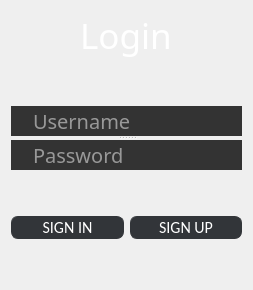
        <widget class="QWidget" name="loginPage">
         <property name="maximumSize">
          <size>
           <width>977</width>
           <height>16777215</height>
          </size>
         </property>
         <layout class="QVBoxLayout" name="verticalLayout_24">
          <item>
           <layout class="QVBoxLayout" name="verticalLayout">
            <item alignment="Qt::AlignHCenter">
             <widget class="QLabel" name="label">
              <property name="font">
               <font>
                <family>Droid Sans</family>
                <pointsize>-1</pointsize>
               </font>
              </property>
              <property name="styleSheet">
               <string notr="true">text-align: center;
color: rgb(255, 255, 255);
margin: 0 auto;
font-size: 35px;
font-family: 'Droid Sans';</string>
              </property>
              <property name="text">
               <string>Login</string>
              </property>
             </widget>
            </item>
            <item>
             <spacer name="verticalSpacer_27">
              <property name="orientation">
               <enum>Qt::Vertical</enum>
              </property>
              <property name="sizeHint" stdset="0">
               <size>
                <width>20</width>
                <height>40</height>
               </size>
              </property>
             </spacer>
            </item>
            <item>
             <widget class="QSplitter" name="splitter">
              <property name="orientation">
               <enum>Qt::Vertical</enum>
              </property>
              <widget class="QLineEdit" name="usernameBox">
               <property name="palette">
                <palette>
                 <active>
                  <colorrole role="WindowText">
                   <brush brushstyle="SolidPattern">
                    <color alpha="255">
                     <red>254</red>
                     <green>254</green>
                     <blue>254</blue>
                    </color>
                   </brush>
                  </colorrole>
                  <colorrole role="Button">
                   <brush brushstyle="SolidPattern">
                    <color alpha="255">
                     <red>51</red>
                     <green>51</green>
                     <blue>51</blue>
                    </color>
                   </brush>
                  </colorrole>
                  <colorrole role="Text">
                   <brush brushstyle="SolidPattern">
                    <color alpha="255">
                     <red>254</red>
                     <green>254</green>
                     <blue>254</blue>
                    </color>
                   </brush>
                  </colorrole>
                  <colorrole role="ButtonText">
                   <brush brushstyle="SolidPattern">
                    <color alpha="255">
                     <red>254</red>
                     <green>254</green>
                     <blue>254</blue>
                    </color>
                   </brush>
                  </colorrole>
                  <colorrole role="Base">
                   <brush brushstyle="SolidPattern">
                    <color alpha="255">
                     <red>51</red>
                     <green>51</green>
                     <blue>51</blue>
                    </color>
                   </brush>
                  </colorrole>
                  <colorrole role="Window">
                   <brush brushstyle="SolidPattern">
                    <color alpha="255">
                     <red>51</red>
                     <green>51</green>
                     <blue>51</blue>
                    </color>
                   </brush>
                  </colorrole>
                  <colorrole role="PlaceholderText">
                   <brush brushstyle="NoBrush">
                    <color alpha="128">
                     <red>254</red>
                     <green>254</green>
                     <blue>254</blue>
                    </color>
                   </brush>
                  </colorrole>
                 </active>
                 <inactive>
                  <colorrole role="WindowText">
                   <brush brushstyle="SolidPattern">
                    <color alpha="255">
                     <red>254</red>
                     <green>254</green>
                     <blue>254</blue>
                    </color>
                   </brush>
                  </colorrole>
                  <colorrole role="Button">
                   <brush brushstyle="SolidPattern">
                    <color alpha="255">
                     <red>51</red>
                     <green>51</green>
                     <blue>51</blue>
                    </color>
                   </brush>
                  </colorrole>
                  <colorrole role="Text">
                   <brush brushstyle="SolidPattern">
                    <color alpha="255">
                     <red>254</red>
                     <green>254</green>
                     <blue>254</blue>
                    </color>
                   </brush>
                  </colorrole>
                  <colorrole role="ButtonText">
                   <brush brushstyle="SolidPattern">
                    <color alpha="255">
                     <red>254</red>
                     <green>254</green>
                     <blue>254</blue>
                    </color>
                   </brush>
                  </colorrole>
                  <colorrole role="Base">
                   <brush brushstyle="SolidPattern">
                    <color alpha="255">
                     <red>51</red>
                     <green>51</green>
                     <blue>51</blue>
                    </color>
                   </brush>
                  </colorrole>
                  <colorrole role="Window">
                   <brush brushstyle="SolidPattern">
                    <color alpha="255">
                     <red>51</red>
                     <green>51</green>
                     <blue>51</blue>
                    </color>
                   </brush>
                  </colorrole>
                  <colorrole role="PlaceholderText">
                   <brush brushstyle="NoBrush">
                    <color alpha="128">
                     <red>254</red>
                     <green>254</green>
                     <blue>254</blue>
                    </color>
                   </brush>
                  </colorrole>
                 </inactive>
                 <disabled>
                  <colorrole role="WindowText">
                   <brush brushstyle="SolidPattern">
                    <color alpha="255">
                     <red>254</red>
                     <green>254</green>
                     <blue>254</blue>
                    </color>
                   </brush>
                  </colorrole>
                  <colorrole role="Button">
                   <brush brushstyle="SolidPattern">
                    <color alpha="255">
                     <red>51</red>
                     <green>51</green>
                     <blue>51</blue>
                    </color>
                   </brush>
                  </colorrole>
                  <colorrole role="Text">
                   <brush brushstyle="SolidPattern">
                    <color alpha="255">
                     <red>254</red>
                     <green>254</green>
                     <blue>254</blue>
                    </color>
                   </brush>
                  </colorrole>
                  <colorrole role="ButtonText">
                   <brush brushstyle="SolidPattern">
                    <color alpha="255">
                     <red>254</red>
                     <green>254</green>
                     <blue>254</blue>
                    </color>
                   </brush>
                  </colorrole>
                  <colorrole role="Base">
                   <brush brushstyle="SolidPattern">
                    <color alpha="255">
                     <red>51</red>
                     <green>51</green>
                     <blue>51</blue>
                    </color>
                   </brush>
                  </colorrole>
                  <colorrole role="Window">
                   <brush brushstyle="SolidPattern">
                    <color alpha="255">
                     <red>51</red>
                     <green>51</green>
                     <blue>51</blue>
                    </color>
                   </brush>
                  </colorrole>
                  <colorrole role="PlaceholderText">
                   <brush brushstyle="NoBrush">
                    <color alpha="128">
                     <red>254</red>
                     <green>254</green>
                     <blue>254</blue>
                    </color>
                   </brush>
                  </colorrole>
                 </disabled>
                </palette>
               </property>
               <property name="font">
                <font>
                 <family>Quicksand SemiBold</family>
                 <pointsize>15</pointsize>
                 <kerning>true</kerning>
                </font>
               </property>
               <property name="layoutDirection">
                <enum>Qt::LeftToRight</enum>
               </property>
               <property name="styleSheet">
                <string notr="true">padding-left: 20px;
padding-right: 20px;
border-radius: 20px;
background: #333;
color: #fefefe;</string>
               </property>
               <property name="text">
                <string/>
               </property>
               <property name="frame">
                <bool>false</bool>
               </property>
               <property name="cursorPosition">
                <number>0</number>
               </property>
               <property name="placeholderText">
                <string>Username</string>
               </property>
              </widget>
              <widget class="QLineEdit" name="passwordBox">
               <property name="palette">
                <palette>
                 <active>
                  <colorrole role="WindowText">
                   <brush brushstyle="SolidPattern">
                    <color alpha="255">
                     <red>254</red>
                     <green>254</green>
                     <blue>254</blue>
                    </color>
                   </brush>
                  </colorrole>
                  <colorrole role="Button">
                   <brush brushstyle="SolidPattern">
                    <color alpha="255">
                     <red>51</red>
                     <green>51</green>
                     <blue>51</blue>
                    </color>
                   </brush>
                  </colorrole>
                  <colorrole role="Text">
                   <brush brushstyle="SolidPattern">
                    <color alpha="255">
                     <red>254</red>
                     <green>254</green>
                     <blue>254</blue>
                    </color>
                   </brush>
                  </colorrole>
                  <colorrole role="ButtonText">
                   <brush brushstyle="SolidPattern">
                    <color alpha="255">
                     <red>254</red>
                     <green>254</green>
                     <blue>254</blue>
                    </color>
                   </brush>
                  </colorrole>
                  <colorrole role="Base">
                   <brush brushstyle="SolidPattern">
                    <color alpha="255">
                     <red>51</red>
                     <green>51</green>
                     <blue>51</blue>
                    </color>
                   </brush>
                  </colorrole>
                  <colorrole role="Window">
                   <brush brushstyle="SolidPattern">
                    <color alpha="255">
                     <red>51</red>
                     <green>51</green>
                     <blue>51</blue>
                    </color>
                   </brush>
                  </colorrole>
                  <colorrole role="PlaceholderText">
                   <brush brushstyle="NoBrush">
                    <color alpha="128">
                     <red>254</red>
                     <green>254</green>
                     <blue>254</blue>
                    </color>
                   </brush>
                  </colorrole>
                 </active>
                 <inactive>
                  <colorrole role="WindowText">
                   <brush brushstyle="SolidPattern">
                    <color alpha="255">
                     <red>254</red>
                     <green>254</green>
                     <blue>254</blue>
                    </color>
                   </brush>
                  </colorrole>
                  <colorrole role="Button">
                   <brush brushstyle="SolidPattern">
                    <color alpha="255">
                     <red>51</red>
                     <green>51</green>
                     <blue>51</blue>
                    </color>
                   </brush>
                  </colorrole>
                  <colorrole role="Text">
                   <brush brushstyle="SolidPattern">
                    <color alpha="255">
                     <red>254</red>
                     <green>254</green>
                     <blue>254</blue>
                    </color>
                   </brush>
                  </colorrole>
                  <colorrole role="ButtonText">
                   <brush brushstyle="SolidPattern">
                    <color alpha="255">
                     <red>254</red>
                     <green>254</green>
                     <blue>254</blue>
                    </color>
                   </brush>
                  </colorrole>
                  <colorrole role="Base">
                   <brush brushstyle="SolidPattern">
                    <color alpha="255">
                     <red>51</red>
                     <green>51</green>
                     <blue>51</blue>
                    </color>
                   </brush>
                  </colorrole>
                  <colorrole role="Window">
                   <brush brushstyle="SolidPattern">
                    <color alpha="255">
                     <red>51</red>
                     <green>51</green>
                     <blue>51</blue>
                    </color>
                   </brush>
                  </colorrole>
                  <colorrole role="PlaceholderText">
                   <brush brushstyle="NoBrush">
                    <color alpha="128">
                     <red>254</red>
                     <green>254</green>
                     <blue>254</blue>
                    </color>
                   </brush>
                  </colorrole>
                 </inactive>
                 <disabled>
                  <colorrole role="WindowText">
                   <brush brushstyle="SolidPattern">
                    <color alpha="255">
                     <red>254</red>
                     <green>254</green>
                     <blue>254</blue>
                    </color>
                   </brush>
                  </colorrole>
                  <colorrole role="Button">
                   <brush brushstyle="SolidPattern">
                    <color alpha="255">
                     <red>51</red>
                     <green>51</green>
                     <blue>51</blue>
                    </color>
                   </brush>
                  </colorrole>
                  <colorrole role="Text">
                   <brush brushstyle="SolidPattern">
                    <color alpha="255">
                     <red>254</red>
                     <green>254</green>
                     <blue>254</blue>
                    </color>
                   </brush>
                  </colorrole>
                  <colorrole role="ButtonText">
                   <brush brushstyle="SolidPattern">
                    <color alpha="255">
                     <red>254</red>
                     <green>254</green>
                     <blue>254</blue>
                    </color>
                   </brush>
                  </colorrole>
                  <colorrole role="Base">
                   <brush brushstyle="SolidPattern">
                    <color alpha="255">
                     <red>51</red>
                     <green>51</green>
                     <blue>51</blue>
                    </color>
                   </brush>
                  </colorrole>
                  <colorrole role="Window">
                   <brush brushstyle="SolidPattern">
                    <color alpha="255">
                     <red>51</red>
                     <green>51</green>
                     <blue>51</blue>
                    </color>
                   </brush>
                  </colorrole>
                  <colorrole role="PlaceholderText">
                   <brush brushstyle="NoBrush">
                    <color alpha="128">
                     <red>254</red>
                     <green>254</green>
                     <blue>254</blue>
                    </color>
                   </brush>
                  </colorrole>
                 </disabled>
                </palette>
               </property>
               <property name="font">
                <font>
                 <family>Quicksand SemiBold</family>
                 <pointsize>15</pointsize>
                 <kerning>true</kerning>
                </font>
               </property>
               <property name="layoutDirection">
                <enum>Qt::LeftToRight</enum>
               </property>
               <property name="styleSheet">
                <string notr="true">padding-left: 20px;
padding-right: 20px;
border-radius: 20px;
background: #333;
color: #fefefe;</string>
               </property>
               <property name="inputMethodHints">
                <set>Qt::ImhHiddenText|Qt::ImhNoAutoUppercase|Qt::ImhNoPredictiveText|Qt::ImhSensitiveData</set>
               </property>
               <property name="inputMask">
                <string/>
               </property>
               <property name="text">
                <string/>
               </property>
               <property name="frame">
                <bool>false</bool>
               </property>
               <property name="echoMode">
                <enum>QLineEdit::Password</enum>
               </property>
               <property name="cursorPosition">
                <number>0</number>
               </property>
               <property name="placeholderText">
                <string>Password</string>
               </property>
              </widget>
             </widget>
            </item>
            <item>
             <spacer name="verticalSpacer_28">
              <property name="orientation">
               <enum>Qt::Vertical</enum>
              </property>
              <property name="sizeHint" stdset="0">
               <size>
                <width>20</width>
                <height>40</height>
               </size>
              </property>
             </spacer>
            </item>
            <item>
             <layout class="QHBoxLayout" name="horizontalLayout_64">
              <item>
               <widget class="QPushButton" name="loginButton">
                <property name="styleSheet">
                 <string notr="true">QPushButton
{
	background-color:rgb(50, 53, 57);
	border-style:solid;
	border-radius:7px;
	border-width:1px;
border-color: rgb(50, 53, 57);
	color:#ffffff;
	font-size:16px;
font-family:Calibri;
}

QPushButton:hover
{
	background-color: #00000000;
	border-color: rgb(30, 227, 0);
	/*color:rgb(30, 227, 0);*/
}

QPushButton:focus
{
	background-color:  rgb(30, 227, 0);
	border-color: rgba(30, 227, 0,0);
	color:rgb(255, 255, 255);
}
</string>
                </property>
                <property name="text">
                 <string>SIGN IN</string>
                </property>
               </widget>
              </item>
              <item>
               <widget class="QPushButton" name="regButton">
                <property name="styleSheet">
                 <string notr="true">QPushButton
{
	background-color:rgb(50, 53, 57);
	border-style:solid;
	border-radius:7px;
	border-width:1px;
border-color: rgb(50, 53, 57);
	color:#ffffff;
	font-size:16px;
font-family:Calibri;
}

QPushButton:hover
{
	background-color: #00000000;
	border-color:red;
	/*color:rgb(30, 227, 0);*/
}

QPushButton:focus
{
	background-color:  red;
	border-color: red;
	color:rgb(255, 255, 255);
}
</string>
                </property>
                <property name="text">
                 <string>SIGN UP</string>
                </property>
               </widget>
              </item>
             </layout>
            </item>
           </layout>
          </item>
          <item>
           <widget class="QLabel" name="label_7">
            <property name="styleSheet">
             <string notr="true">border-radius: 64px;
background-image: url(:/user.png);</string>
            </property>
            <property name="text">
             <string/>
            </property>
           </widget>
          </item>
          <item>
           <widget class="QLabel" name="loginLabel">
            <property name="styleSheet">
             <string notr="true">color: #fefefe;</string>
            </property>
            <property name="text">
             <string/>
            </property>
           </widget>
          </item>
         </layout>
        </widget>
